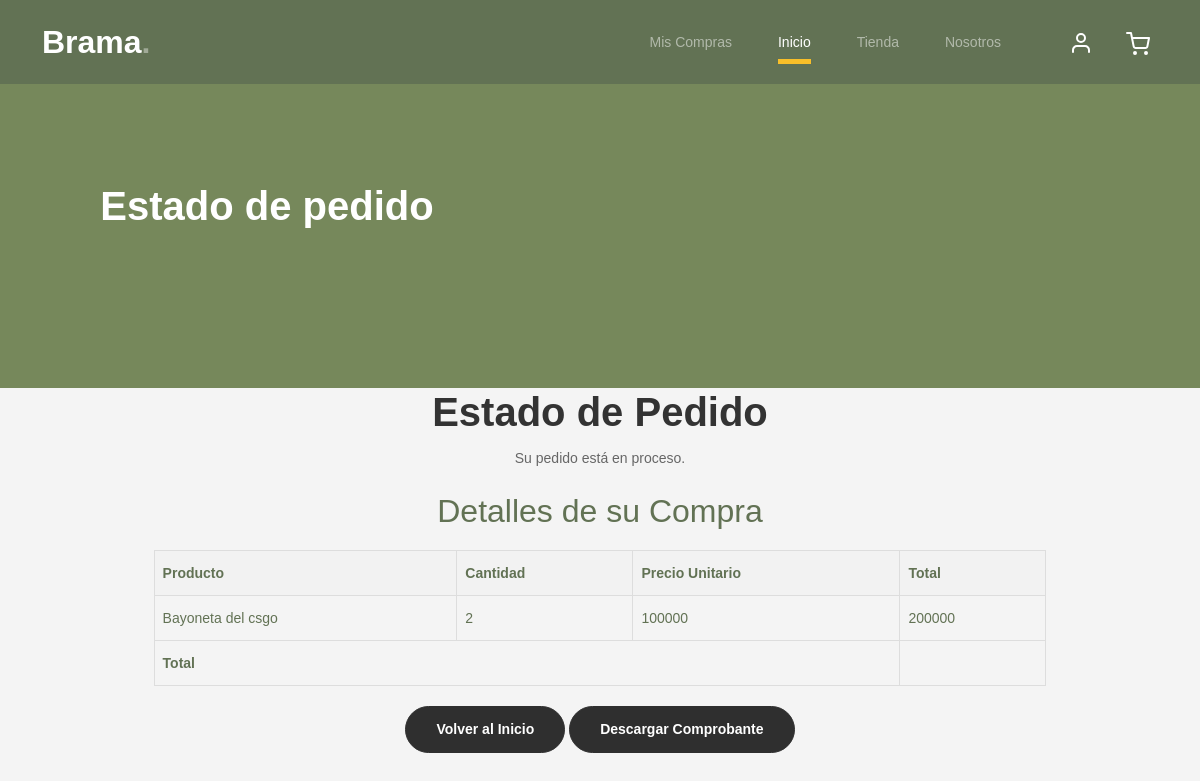
Page /estado/ on the earlier database version.
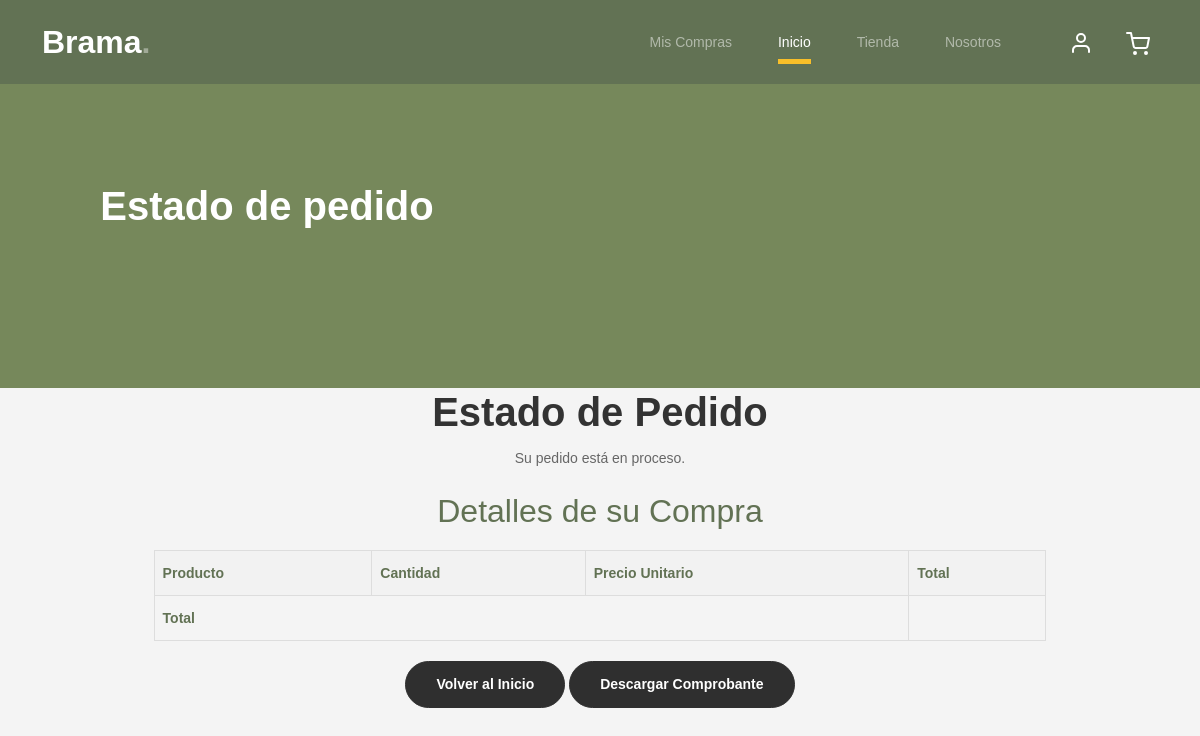
Same page on the later database version.
### aplicacion/models.py (models this page shows, shortened)
class Carrito(models.Model):
    usuario = models.ForeignKey(Usuario, on_delete=models.CASCADE, related_name='items')
    envio = models.ForeignKey(Envio, on_delete=models.CASCADE, related_name='items')
    producto = models.ForeignKey(Producto, on_delete=models.CASCADE)
    cantidad = models.IntegerField(validators=[MinValueValidator(1)])
    def get_total_price(self):
        return self.producto.precio * self.cantidad

class Producto(models.Model):
    cod_producto = models.AutoField(primary_key=True)
    nombre = models.CharField(max_length=50)
    tipo_producto = models.CharField(max_length=10, choices=TIPO_PRODUCTO, default='OTRO PRODUCTO')
    tipo_municion = models.CharField(max_length=100, choices=TIPO_MUNICION, default='OTRO')
    precio = models.IntegerField(validators=[MinValueValidator(1000), MaxValueValidator(999999999)])
    stock = models.IntegerField(default=0)
    imagen = models.ImageField(upload_to='productos', null=True)

### aplicacion/views.py (the view)
# urls.py: path('estado/', estado, name='estado'),
def estado (request):
    estados=Carrito.objects.all()
    envios = Envio.objects.all()
    datos={
        "estados":estados,
        "envios":envios
    }
    return render(request, "aplicacion/estado.html",datos)

### aplicacion/templates/aplicacion/estado.html (shortened to what this page needs)
{% load static %}
<!DOCTYPE html>
<html lang="es">
<head>
    <link rel="stylesheet" href="{% static 'aplicacion/css/bootstrap.min.css' %}">
    <link href="https://cdnjs.cloudflare.com/ajax/libs/font-awesome/6.0.0-beta3/css/all.min.css" rel="stylesheet">
    <link rel="stylesheet" href="{% static 'aplicacion/css/tiny-slider.css' %}">
    <link rel="stylesheet" href="{% static 'aplicacion/css/style.css' %}">
    <link rel="stylesheet" href="{% static 'aplicacion/css/styleestadopedido.css' %}">
</head>
<body>
    <nav class="custom-navbar navbar navbar-expand-md navbar-dark bg-dark" arial-label="Furni navigation bar">
        <div class="container">
            <a class="navbar-brand" href="{% url 'index' %}">Brama<span>.</span></a>
            <div class="collapse navbar-collapse" id="navbarsFurni">
                <ul class="custom-navbar-nav navbar-nav ms-auto mb-2 mb-md-0">
                    <li><a class="nav-link" href="{% url 'miscompras' %}">Mis Compras</a></li>
                    <li class="nav-item active"><a class="nav-link" href="{% url 'index' %}">Inicio</a></li>
                    <li><a class="nav-link" href="{% url 'shop' %}">Tienda</a></li>
                    <li><a class="nav-link" href="{% url 'about' %}">Nosotros</a></li>
                </ul>
                <ul class="custom-navbar-cta navbar-nav mb-2 mb-md-0 ms-5">
                    <li><a class="nav-link" href="{% url 'login' %}"><img src="{% static 'aplicacion/img/user.svg' %}"></a></li>
                    <li><a class="nav-link" href="{% url 'cart' %}"><img src="{% static 'aplicacion/img/cart.svg' %}"></a></li>
                </ul>
            </div>
        </div>
    </nav>
    <div class="hero">
        <div class="container">
            <div class="row justify-content-between">
                <div class="col-lg-5">
                    <div class="intro-excerpt">
                        <h1>Estado de pedido</h1>
                    </div>
                </div>
                <div class="col-lg-7"></div>
            </div>
        </div>
    </div>
    <div class="container">
        <h1>Estado de Pedido</h1>
        {% if envio.estado != 'Completado' %}
        <p>Su pedido está en proceso.</p>
        {% else %}
        <p>Su pedido ha sido {{ envio.estado }}.</p>
        <p class="success">¡Pedido Completado!</p>
        {% endif %}
        <div class="details">
            <h2>Detalles de su Compra</h2>
            <table>
                <tr>
                    <th>Producto</th>
                    <th>Cantidad</th>
                    <th>Precio Unitario</th>
                    <th>Total</th>
                </tr>
                {% for e in estados %}
                <tr>
                    <td>{{ e.producto.nombre }}</td>
                    <td>{{ e.cantidad }}</td>
                    <td>{{ e.producto.precio }}</td>
                    <td>{{ e.get_total_price }}</td>
                </tr>
                {% endfor %}
                <tr>
                    <td colspan="3"><strong>Total</strong></td>
                    <td>{{ envio.get_total }}</td>
                </tr>
            </table>
        </div>
        <p>
            <a href="{% url 'index' %}" class="btn btn-sm btn-outline-black">Volver al Inicio</a>
            <button id="descargar-comprobante-btn" class="btn btn-sm btn-outline-black">Descargar Comprobante</button>
        </p>
    </div>
</body>
</html>

### aplicacion/static/aplicacion/css/style.css (style rules this page uses)
body { overflow-x: hidden; position: relative; }
body { font-family: "Inter", sans-serif; font-weight: 400; line-height: 28px; color: #6a6a6a; font-size: 14px; background-color: #eff2f1; }
a { text-decoration: none; -webkit-transition: .3s all ease; -o-transition: .3s all ease; transition: .3s all ease; color: #2f2f2f; text-decoration: underline; }
.custom-navbar { background: #627254 !important; padding-top: 20px; padding-bottom: 20px; }
.custom-navbar .navbar-brand { font-size: 32px; font-weight: 600; }
.custom-navbar .navbar-brand > span { opacity: .4; }
@media (min-width: 992px) { .custom-navbar .custom-navbar-nav li { margin-left: 15px; margin-right: 15px; } }
.custom-navbar .custom-navbar-nav li a { font-weight: 500; color: #ffffff !important; opacity: .5; -webkit-transition: .3s all ease; -o-transition: .3s all ease; transition: .3s all ease; position: relative; }
@media (min-width: 768px) { .custom-navbar .custom-navbar-nav li a:before { content: ""; position: absolute; bottom: 0; left: 8px; right: 8px; background: #f9bf29; height: 5px; opacity: 1; visibility: visible; width: 0; -webkit-transition: .15s all ease-out; -o-transition: .15s all ease-out; transition: .15s all ease-out; } }
.custom-navbar .custom-navbar-nav li.active a { opacity: 1; }
.custom-navbar .custom-navbar-nav li.active a:before { width: calc(100% - 16px); }
.custom-navbar .custom-navbar-cta { margin-left: 0 !important; -webkit-box-orient: horizontal; -webkit-box-direction: normal; -ms-flex-direction: row; flex-direction: row; }
@media (min-width: 768px) { .custom-navbar .custom-navbar-cta { margin-left: 40px !important; } }
.custom-navbar .custom-navbar-cta li { margin-left: 0px; margin-right: 0px; }
.custom-navbar .custom-navbar-cta li:first-child { margin-right: 20px; }
.hero { background: #76885B; padding: calc(4rem - 30px) 0 0rem 0; }
@media (min-width: 768px) { .hero { padding: calc(4rem - 30px) 0 4rem 0; } }
@media (min-width: 992px) { .hero { padding: calc(8rem - 30px) 0 8rem 0; } }
.hero .intro-excerpt { position: relative; z-index: 4; }
@media (min-width: 992px) { .hero .intro-excerpt { max-width: 450px; } }
.hero h1 { font-weight: 700; color: #ffffff; margin-bottom: 30px; }
.btn { font-weight: 600; padding: 12px 30px; border-radius: 30px; color: #ffffff; background: #2f2f2f; border-color: #2f2f2f; }
:root { --dark-green: #627254; --light-green: #76885B; --gray: #DDDDDD; --light-gray: #EEEEEE; }
body { background-color: var(--light-gray); color: var(--dark-green); }
h1 { color: var(--light-green); }
body { font-family: 'Roboto', sans-serif; background-color: #EEEEEE; }
h1 { color: #627254; font-weight: 700; }

### aplicacion/static/aplicacion/css/styleestadopedido.css (style rules this page uses)
body { font-family: Arial, sans-serif; text-align: center; background-color: #f4f4f4; }
h1 { color: #333; }
p { color: #666; }
.details { margin-top: 20px; }
table { width: 80%; margin: 20px auto; border-collapse: collapse; }
th, td { border: 1px solid #dddddd; padding: 8px; text-align: left; }
th { background-color: #f2f2f2; }

Differences in the rows shown:
removed Carrito: producto.nombre "Bayoneta del csgo", cantidad "2", producto.precio "100000", get_total_price "200000"
